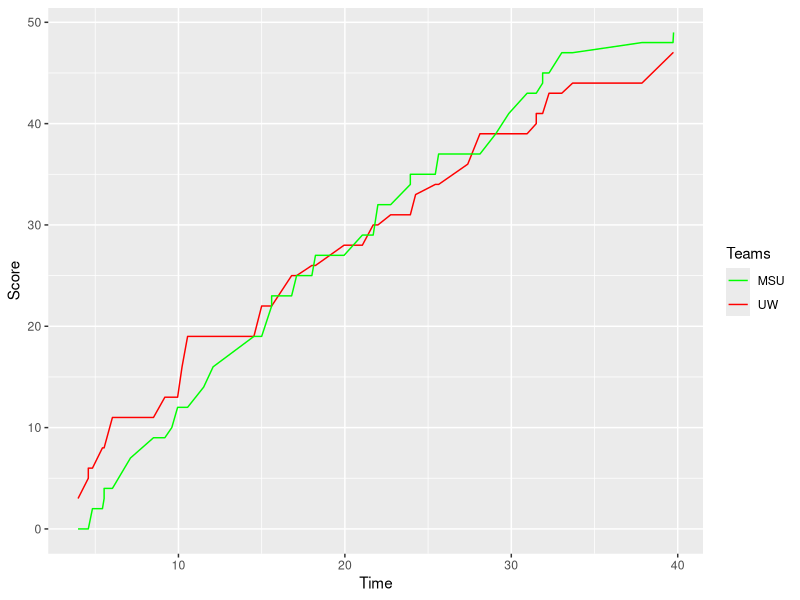

Write the R code that produced this figure. (Note: this script raises an error after producing the figure.)
# Brandon Barnacle
# Exercise 10

# load in ggplot
library(ggplot2)

# Problem 1

# read in the data
scores<-read.table("UWvMSU_1-22-13.txt", header=TRUE, sep="\t")

# set up a data frame that has a column for the time and then each teams score
# at the time
scores_df<-data.frame(matrix(nrow=0, ncol=3))
colnames(scores_df)<-c("Time", "UW", "MSU")

# create variables to keep track of each teams score and the time
score_uw<-0
score_msu<-0
the_time<-0

# keep track of which index in df we are at
index<-1

# loop through the data we read in, and increase the teams score when we see it
for (row in 1:nrow(scores)){
  # we find the UW scored, so increase their score
  if (scores$team[row] == "UW"){
    score_uw<-score_uw + scores$score[row]
  }
  # if it was not UW, then it was MSU who scored
  else {
    score_msu<-score_msu + scores$score[row]
  }
  # set the time
  the_time<-scores$time[row]
  
  # add the values to the df
  scores_df[index,]<-c(the_time, score_uw, score_msu)
  
  # increase index
  index<-index + 1
}

# create the plot

# an array for the colors
plot_color<-c("UW" = "red", "MSU" = "green")

ggplot() + 
  geom_line(data=scores_df, aes(x = Time, y = UW, color="UW")) + 
  geom_line(data=scores_df, aes(x = Time, y = MSU, color="MSU")) + 
  ylab("Score") + 
  xlab("Time") +
  scale_color_manual(values=plot_color) + 
  labs(color = "Teams")

# problem 2

# create a variable to keep track of guesses
guesses<-0

# get the random number
number_arr<-1:100
random_num<-sample(number_arr, size=1)

print("Welcome to Guess My Number")
print("I'm thinking of a number 1-100...")

# create a while loop for while guesses < 10 
while (guesses < 10){
  # prompt user for guess
  print("Guess: ")
  user_guess<-readline()
  
  # convert input to int
  user_guess<-as.integer(user_guess)
  
  # check if higher, lower, or equal
  if (user_guess == random_num){
    print("Correct!")
    break
  }
  else if (user_guess < random_num){
    print("Higher")
  }
  else{
    print("Lower")
  }
  
  # increases guesses
  guesses<- guesses + 1
}

# if they took 10 guesses, they lost, so reveal number
if (guesses == 10){
  print("You took too many guesses!")
  cat("The number was: ",random_num)
}
